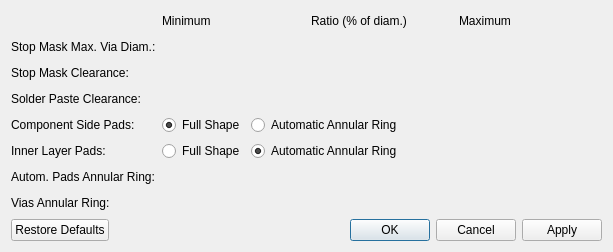
<?xml version="1.0" encoding="UTF-8"?>
<ui version="4.0">
 <class>librepcb::editor::BoardDesignRulesDialog</class>
 <widget class="QDialog" name="librepcb::editor::BoardDesignRulesDialog">
  <property name="geometry">
   <rect>
    <x>0</x>
    <y>0</y>
    <width>613</width>
    <height>252</height>
   </rect>
  </property>
  <property name="windowTitle">
   <string>Board Design Rules</string>
  </property>
  <layout class="QGridLayout" name="gridLayout">
   <item row="0" column="2">
    <widget class="QLabel" name="label_5">
     <property name="text">
      <string>Ratio (% of diam.)</string>
     </property>
    </widget>
   </item>
   <item row="6" column="2">
    <widget class="librepcb::editor::UnsignedRatioEdit" name="edtPadAnnularRingRatio" native="true"/>
   </item>
   <item row="5" column="0">
    <widget class="QLabel" name="label_2">
     <property name="text">
      <string>Inner Layer Pads:</string>
     </property>
    </widget>
   </item>
   <item row="3" column="1">
    <widget class="librepcb::editor::UnsignedLengthEdit" name="edtSolderPasteClrMin" native="true"/>
   </item>
   <item row="2" column="3">
    <widget class="librepcb::editor::UnsignedLengthEdit" name="edtStopMaskClrMax" native="true"/>
   </item>
   <item row="7" column="3">
    <widget class="librepcb::editor::UnsignedLengthEdit" name="edtViaAnnularRingMax" native="true"/>
   </item>
   <item row="7" column="2">
    <widget class="librepcb::editor::UnsignedRatioEdit" name="edtViaAnnularRingRatio" native="true"/>
   </item>
   <item row="8" column="0" colspan="4">
    <widget class="QDialogButtonBox" name="buttonBox">
     <property name="orientation">
      <enum>Qt::Horizontal</enum>
     </property>
     <property name="standardButtons">
      <set>QDialogButtonBox::Apply|QDialogButtonBox::Cancel|QDialogButtonBox::Ok|QDialogButtonBox::RestoreDefaults</set>
     </property>
    </widget>
   </item>
   <item row="1" column="0">
    <widget class="QLabel" name="label_6">
     <property name="text">
      <string>Stop Mask Max. Via Diam.:</string>
     </property>
    </widget>
   </item>
   <item row="6" column="3">
    <widget class="librepcb::editor::UnsignedLengthEdit" name="edtPadAnnularRingMax" native="true"/>
   </item>
   <item row="1" column="3">
    <widget class="librepcb::editor::UnsignedLengthEdit" name="edtStopMaskMaxViaDia" native="true"/>
   </item>
   <item row="6" column="1">
    <widget class="librepcb::editor::UnsignedLengthEdit" name="edtPadAnnularRingMin" native="true"/>
   </item>
   <item row="3" column="0">
    <widget class="QLabel" name="label_8">
     <property name="text">
      <string>Solder Paste Clearance:</string>
     </property>
    </widget>
   </item>
   <item row="3" column="3">
    <widget class="librepcb::editor::UnsignedLengthEdit" name="edtSolderPasteClrMax" native="true"/>
   </item>
   <item row="7" column="0">
    <widget class="QLabel" name="label_10">
     <property name="text">
      <string>Vias Annular Ring:</string>
     </property>
    </widget>
   </item>
   <item row="0" column="3">
    <widget class="QLabel" name="label_9">
     <property name="text">
      <string>Maximum</string>
     </property>
    </widget>
   </item>
   <item row="3" column="2">
    <widget class="librepcb::editor::UnsignedRatioEdit" name="edtSolderPasteClrRatio" native="true"/>
   </item>
   <item row="2" column="1">
    <widget class="librepcb::editor::UnsignedLengthEdit" name="edtStopMaskClrMin" native="true"/>
   </item>
   <item row="0" column="1">
    <widget class="QLabel" name="label_4">
     <property name="text">
      <string>Minimum</string>
     </property>
    </widget>
   </item>
   <item row="2" column="0">
    <widget class="QLabel" name="label_3">
     <property name="text">
      <string>Stop Mask Clearance:</string>
     </property>
    </widget>
   </item>
   <item row="2" column="2">
    <widget class="librepcb::editor::UnsignedRatioEdit" name="edtStopMaskClrRatio" native="true"/>
   </item>
   <item row="7" column="1">
    <widget class="librepcb::editor::UnsignedLengthEdit" name="edtViaAnnularRingMin" native="true"/>
   </item>
   <item row="6" column="0">
    <widget class="QLabel" name="label_7">
     <property name="text">
      <string>Autom. Pads Annular Ring:</string>
     </property>
    </widget>
   </item>
   <item row="4" column="0">
    <widget class="QLabel" name="label">
     <property name="text">
      <string>Component Side Pads:</string>
     </property>
    </widget>
   </item>
   <item row="4" column="1" colspan="3">
    <layout class="QHBoxLayout" name="horizontalLayout_2">
     <item>
      <widget class="QRadioButton" name="rbtnCmpSidePadFullShape">
       <property name="text">
        <string>Full Shape</string>
       </property>
       <property name="checked">
        <bool>true</bool>
       </property>
       <attribute name="buttonGroup">
        <string notr="true">rbtnGroupCmpSidePadShape</string>
       </attribute>
      </widget>
     </item>
     <item>
      <widget class="QRadioButton" name="rbtnCmpSidePadAutoAnnular">
       <property name="text">
        <string>Automatic Annular Ring</string>
       </property>
       <attribute name="buttonGroup">
        <string notr="true">rbtnGroupCmpSidePadShape</string>
       </attribute>
      </widget>
     </item>
     <item>
      <widget class="QLabel" name="lblCmpSidePadWarning">
       <property name="minimumSize">
        <size>
         <width>20</width>
         <height>20</height>
        </size>
       </property>
       <property name="maximumSize">
        <size>
         <width>20</width>
         <height>20</height>
        </size>
       </property>
       <property name="toolTip">
        <string>&lt;b&gt;Use with caution!&lt;/b&gt; If automatic annular rings are enabled for component-side pads, make sure all pads have set the 'component side' property to the correct value. With a wrong configuration, soldering may not be possible due to too small pad area.</string>
       </property>
       <property name="text">
        <string notr="true"/>
       </property>
       <property name="pixmap">
        <pixmap>:/img/status/dialog_warning.png</pixmap>
       </property>
       <property name="scaledContents">
        <bool>true</bool>
       </property>
       <property name="alignment">
        <set>Qt::AlignCenter</set>
       </property>
       <property name="openExternalLinks">
        <bool>true</bool>
       </property>
      </widget>
     </item>
     <item>
      <spacer name="horizontalSpacer">
       <property name="orientation">
        <enum>Qt::Horizontal</enum>
       </property>
       <property name="sizeHint" stdset="0">
        <size>
         <width>40</width>
         <height>20</height>
        </size>
       </property>
      </spacer>
     </item>
    </layout>
   </item>
   <item row="5" column="1" colspan="3">
    <layout class="QHBoxLayout" name="horizontalLayout_3" stretch="0,1">
     <item>
      <widget class="QRadioButton" name="rbtnInnerPadFullShape">
       <property name="text">
        <string>Full Shape</string>
       </property>
       <attribute name="buttonGroup">
        <string notr="true">rbtnGroupInnerPadShape</string>
       </attribute>
      </widget>
     </item>
     <item>
      <widget class="QRadioButton" name="rbtnInnerPadAutoAnnular">
       <property name="text">
        <string>Automatic Annular Ring</string>
       </property>
       <property name="checked">
        <bool>true</bool>
       </property>
       <attribute name="buttonGroup">
        <string notr="true">rbtnGroupInnerPadShape</string>
       </attribute>
      </widget>
     </item>
    </layout>
   </item>
  </layout>
 </widget>
 <customwidgets>
  <customwidget>
   <class>librepcb::editor::UnsignedLengthEdit</class>
   <extends>QWidget</extends>
   <header location="global">librepcb/editor/widgets/unsignedlengthedit.h</header>
   <container>1</container>
  </customwidget>
  <customwidget>
   <class>librepcb::editor::UnsignedRatioEdit</class>
   <extends>QWidget</extends>
   <header location="global">librepcb/editor/widgets/unsignedratioedit.h</header>
   <container>1</container>
  </customwidget>
 </customwidgets>
 <tabstops>
  <tabstop>edtStopMaskMaxViaDia</tabstop>
  <tabstop>edtStopMaskClrMin</tabstop>
  <tabstop>edtStopMaskClrRatio</tabstop>
  <tabstop>edtStopMaskClrMax</tabstop>
  <tabstop>edtSolderPasteClrMin</tabstop>
  <tabstop>edtSolderPasteClrRatio</tabstop>
  <tabstop>edtSolderPasteClrMax</tabstop>
  <tabstop>edtPadAnnularRingMin</tabstop>
  <tabstop>edtPadAnnularRingRatio</tabstop>
  <tabstop>edtPadAnnularRingMax</tabstop>
  <tabstop>edtViaAnnularRingMin</tabstop>
  <tabstop>edtViaAnnularRingRatio</tabstop>
  <tabstop>edtViaAnnularRingMax</tabstop>
 </tabstops>
 <resources/>
 <connections>
  <connection>
   <sender>buttonBox</sender>
   <signal>accepted()</signal>
   <receiver>librepcb::editor::BoardDesignRulesDialog</receiver>
   <slot>accept()</slot>
   <hints>
    <hint type="sourcelabel">
     <x>257</x>
     <y>386</y>
    </hint>
    <hint type="destinationlabel">
     <x>225</x>
     <y>391</y>
    </hint>
   </hints>
  </connection>
  <connection>
   <sender>buttonBox</sender>
   <signal>rejected()</signal>
   <receiver>librepcb::editor::BoardDesignRulesDialog</receiver>
   <slot>reject()</slot>
   <hints>
    <hint type="sourcelabel">
     <x>325</x>
     <y>386</y>
    </hint>
    <hint type="destinationlabel">
     <x>387</x>
     <y>391</y>
    </hint>
   </hints>
  </connection>
 </connections>
 <buttongroups>
  <buttongroup name="rbtnGroupCmpSidePadShape"/>
  <buttongroup name="rbtnGroupInnerPadShape"/>
 </buttongroups>
</ui>
